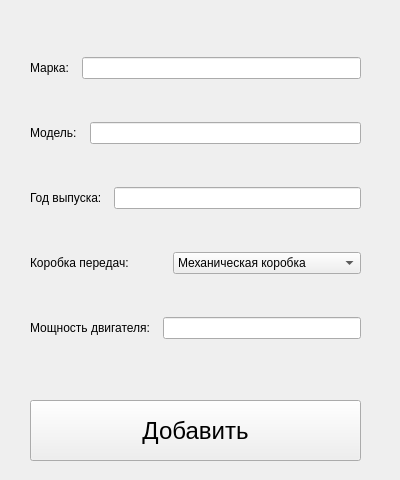
<?xml version="1.0" encoding="UTF-8"?>
<ui version="4.0">
 <class>CarAddForm</class>
 <widget class="QWidget" name="CarAddForm">
  <property name="geometry">
   <rect>
    <x>0</x>
    <y>0</y>
    <width>400</width>
    <height>480</height>
   </rect>
  </property>
  <property name="windowTitle">
   <string>Form</string>
  </property>
  <widget class="QWidget" name="layoutWidget">
   <property name="geometry">
    <rect>
     <x>30</x>
     <y>20</y>
     <width>331</width>
     <height>361</height>
    </rect>
   </property>
   <layout class="QVBoxLayout" name="verticalLayout_2">
    <item>
     <layout class="QHBoxLayout" name="horizontalLayout_6">
      <item>
       <widget class="QLabel" name="label_6">
        <property name="text">
         <string>Марка:  </string>
        </property>
       </widget>
      </item>
      <item>
       <widget class="QLineEdit" name="Label"/>
      </item>
     </layout>
    </item>
    <item>
     <layout class="QHBoxLayout" name="horizontalLayout_7">
      <item>
       <widget class="QLabel" name="label_7">
        <property name="text">
         <string>Модель:  </string>
        </property>
       </widget>
      </item>
      <item>
       <widget class="QLineEdit" name="Model"/>
      </item>
     </layout>
    </item>
    <item>
     <layout class="QHBoxLayout" name="horizontalLayout_8">
      <item>
       <widget class="QLabel" name="label_8">
        <property name="text">
         <string>Год выпуска:  </string>
        </property>
       </widget>
      </item>
      <item>
       <widget class="QLineEdit" name="Year"/>
      </item>
     </layout>
    </item>
    <item>
     <layout class="QHBoxLayout" name="horizontalLayout_9">
      <item>
       <widget class="QLabel" name="label_9">
        <property name="text">
         <string>Коробка передач:</string>
        </property>
       </widget>
      </item>
      <item>
       <widget class="QComboBox" name="Gearbox">
        <item>
         <property name="text">
          <string>Механическая коробка</string>
         </property>
        </item>
        <item>
         <property name="text">
          <string>Автоматическая коробка</string>
         </property>
        </item>
        <item>
         <property name="text">
          <string>Вариатор</string>
         </property>
        </item>
        <item>
         <property name="text">
          <string>Роботизированная коробка</string>
         </property>
        </item>
       </widget>
      </item>
     </layout>
    </item>
    <item>
     <layout class="QHBoxLayout" name="horizontalLayout_10">
      <item>
       <widget class="QLabel" name="label_10">
        <property name="text">
         <string>Мощность двигателя:  </string>
        </property>
       </widget>
      </item>
      <item>
       <widget class="QLineEdit" name="Power"/>
      </item>
     </layout>
    </item>
   </layout>
  </widget>
  <widget class="QPushButton" name="pushButton">
   <property name="geometry">
    <rect>
     <x>30</x>
     <y>400</y>
     <width>331</width>
     <height>61</height>
    </rect>
   </property>
   <property name="font">
    <font>
     <pointsize>18</pointsize>
    </font>
   </property>
   <property name="text">
    <string>Добавить</string>
   </property>
  </widget>
 </widget>
 <resources/>
 <connections/>
</ui>
